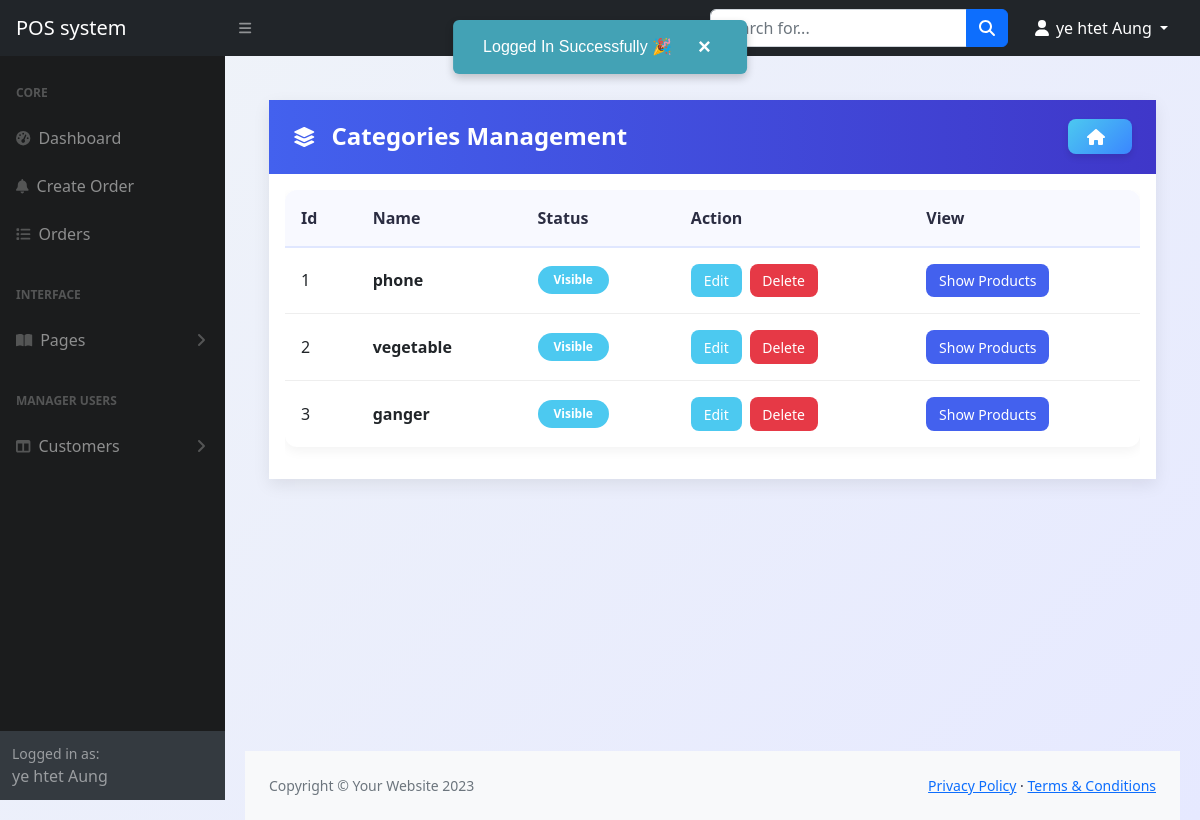
The app's page /admin/categories.php (signed in) with its own data.
### tables this page shows
CREATE TABLE `categories` (
    `id` int(11) NOT NULL,
    `name` varchar(255) NOT NULL,
    `description` text NOT NULL,
    `status` tinyint(1) NOT NULL DEFAULT 0 COMMENT '0=visible,1=hidden'
);

### admin/categories.php (the view, shortened to what this page needs)
<?php include('includes/header.php');?>
<div class="container-fluid px-4">
    <div class="card mt-4">
        <div class="card-header">
            <div class="d-flex justify-content-between align-items-center">
                <div class="d-flex align-items-center">
                    <i class="fas fa-layer-group me-3 fa-lg"></i>
                    <h4 class="mb-0 table_header">Categories Management</h4>
                </div>
                <a href="index.php" class="btn btn-home">
                    <i class="fas fa-home me-2"></i>
                </a>
            </div>
        </div>
        <div class="card-body">
            <?php
            $categories = getAll('categories');
            if(mysqli_num_rows($categories) > 0) {
            ?>
                <div class="table-responsive">
                    <table class="table">
                        <thead>
                            <tr>
                                <th>Id</th>
                                <th>Name</th>
                                <th>Status</th>
                                <th>Action</th>
                                <th>View</th>
                            </tr>
                        </thead>
                        <tbody>
                            <?php
                            $i = 1;
                            foreach($categories as $item) :
                            ?>
                            <tr>
                                <td><?= $i++; ?></td>
                                <td class="fw-bold"><?= $item['name'] ?></td>
                                <td>
                                    <?php
                                    if($item['status'] == 1) {
                                        echo'<span class="badge badge-danger">Hidden</span>';
                                    } else {
                                        echo'<span class="badge badge-success">Visible</span>';
                                    }
                                    ?>
                                </td>
                                <td>
                                    <div class="action-buttons">
                                        <a href="categories-edited.php?id=<?= $item['id']?>" class="btn btn-success btn-sm">
                                            Edit
                                        </a>
                                        <a href="categories-deleted.php?id=<?= $item['id']?>" class="btn btn-danger btn-sm" onclick="return confirm('Are you sure to delete this category?')">
                                            Delete
                                        </a>
                                    </div>
                                </td>
                                <td>
                                    <a href="products.php?category=<?= $item['id']?>" class="btn btn-view btn-sm">
                                        Show Products
                                    </a>
                                </td>
                            </tr>
                            <?php endforeach; ?>
                        </tbody>
                    </table>
                </div>
            <?php } ?>
        </div>
    </div>
</div>
<?php include('includes/footer.php'); ?>

### admin/categories.php (style rules this page uses)
:root { --primary: #4361ee; --secondary: #3f37c9; --success: #4cc9f0; --dark: #2b2d42; --light: #f8f9fa; --danger: #e63946; --warning: #ffaa00; --gray: #8d99ae; }
body { font-family: 'Segoe UI', Tahoma, Geneva, Verdana, sans-serif; background: linear-gradient(135deg, #f0f4f8 0%, #e6e9ff 100%); min-height: 100vh; color: var(--dark); padding: 20px; }
.card { border-radius: 0px; box-shadow: 0 6px 16px rgba(0, 0, 0, 0.08); transition: transform 0.3s ease, box-shadow 0.3s ease; border: none; overflow: hidden; margin-bottom: 1.5rem; background: white; }
.card-header { background: linear-gradient(90deg, var(--primary), var(--secondary)); color: white; border-radius: 0 !important; border: none; padding: 1.2rem 1.5rem; }
.card-header h4 { font-size: 1.5rem; font-weight: 700; margin-bottom: 0; display: flex; align-items: center; }
.btn-home { background: linear-gradient(135deg, #4cc9f0, #3a86ff); color: white; border: none; border-radius: 8px; padding: 0.6rem 1.2rem; font-weight: 600; display: flex; align-items: center; transition: all 0.3s ease; box-shadow: 0 4px 6px rgba(0, 0, 0, 0.1); }
.table { width: 100%; border-collapse: separate; border-spacing: 0; background: white; border-radius: 12px; overflow: hidden; box-shadow: 0 4px 12px rgba(0, 0, 0, 0.05); }
.table th { background: #f8f9ff; color: var(--dark); padding: 1rem; text-align: left; font-weight: 600; border-bottom: 2px solid #e0e7ff; }
.table td { padding: 1rem; border-bottom: 1px solid #eee; vertical-align: middle; }
.table tr:last-child td { border-bottom: none; }
.badge { font-weight: 600; padding: 0.5rem 1rem; border-radius: 20px; }
.badge-success { background: var(--success); color: white; }
.action-buttons { display: flex; gap: 0.5rem; }
.btn-sm { padding: 0.4rem 0.8rem; font-size: 0.875rem; display: inline-flex; align-items: center; gap: 0.5rem; border-radius: 8px; transition: all 0.3s ease; }
.btn-success { background: var(--success); color: white; border: none; }
.btn-danger { background: var(--danger); color: white; border: none; }
.btn-view { background: var(--primary); color: white; border: none; }

### records on screen
categories: name "phone", status "Visible"
categories: name "vegetable", status "Visible"
categories: name "ganger", status "Visible"

### other values on screen
$_SESSION['loggedInUser']['name'] "ye htet Aung"
$_SESSION['status'] "Logged In Successfully 🎉"
